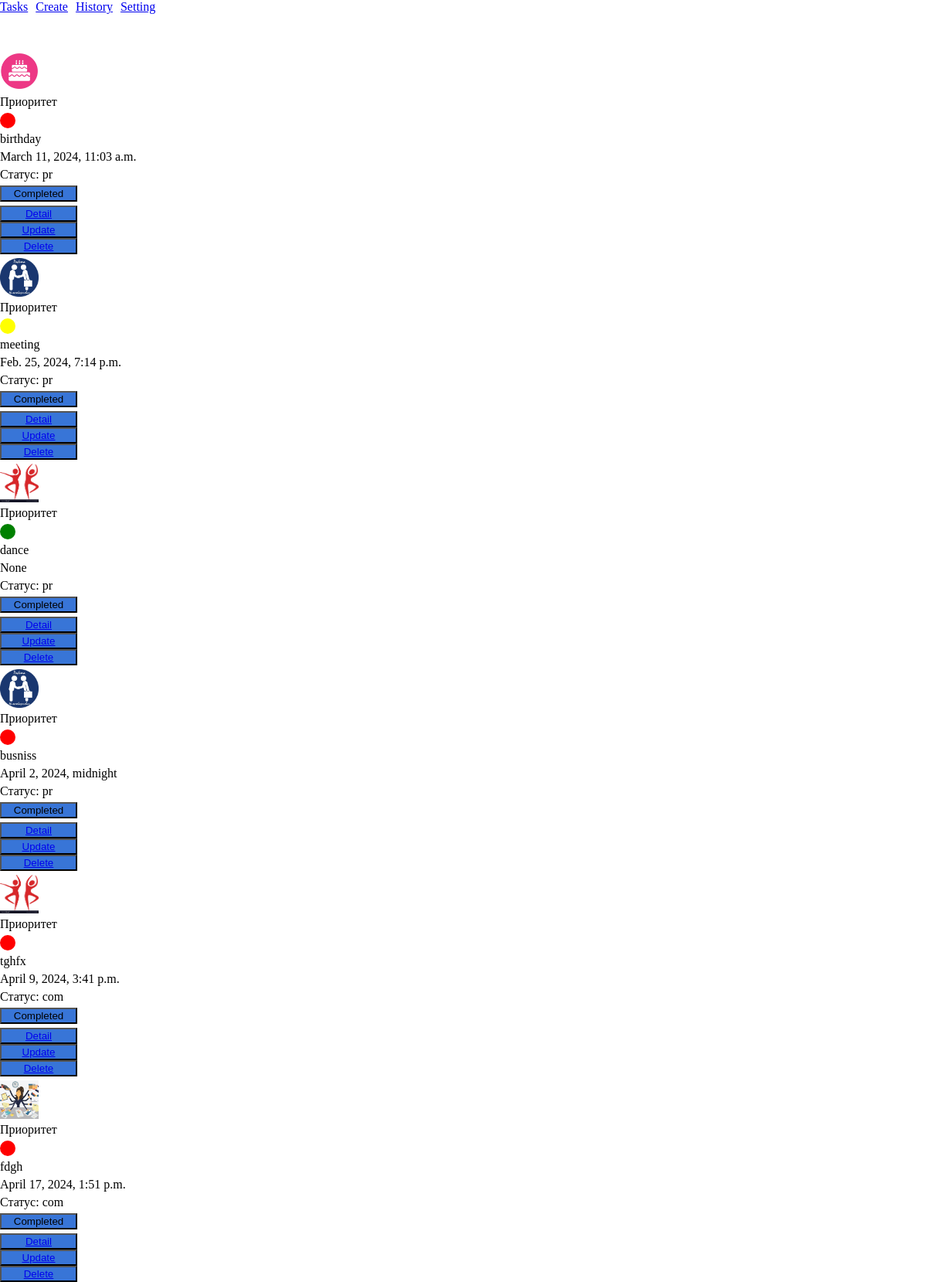
The page / on the database its author committed.
### task/models.py (models this page shows, shortened)
class Task(models.Model):
    title = models.CharField(max_length=255)
    description = models.TextField()
    priority = models.CharField(max_length=10, choices=[('v', 'высокий'), ('s', 'средний'), ('n', "низкий")])
    created_at = models.DateTimeField(auto_now_add=True)
    deadline = models.DateTimeField(null=True, blank=True)
    status = models.CharField(max_length=10, choices=[('в процессе', 'pr' ), ('com', 'закончен')], default='в процессе')
    completed_at = models.DateTimeField(null=True, blank=True)
    image = models.ImageField(upload_to='images/', null=True, blank=True)
    slug = models.SlugField(max_length=20, null=True, blank=True, unique=True)

### task/views.py (the view)
# urls.py: path('', TasklistView.as_view(), name='list_task'),
class TasklistView(ListView):
    model = Task
    template_name = 'task_list.html'
    context_object_name = 'tasks'

### task/templates/task_list.html (shortened to what this page needs)
{% extends 'base.html' %}
{% block content %}
<div class="task">
<content class="yach">
        {% for t in tasks %}
            <img style="height: 50px; width: 50px" src="{{ t.image.url }}">
            <label for="prio">Приоритет</label>
            <div class="circle" name="prio" style="{% if t.priority == 'v' %}
                background-color: red;
                {% elif t.priority == 's' %} background-color:yellow;
                {% elif t.priority == 'n' %} background-color:green;
                {% endif %};">
            </div>
        <p>{{ t.title }}</p>
        <p>{{ t.deadline }}</p>
        <p>Статус: {{ t.status }}</p>
        <form action="{% url 'completed' t.pk %}" method="post">
            <button type="submit">Completed</button>
        </form>
    <div class="button" >
        <button><a href="{% url 'task_detail' t.slug %}">Detail</a></button>
        <button><a href="{% url 'task_update' t.pk %}"> Update </a></button>
        <button><a href="{% url 'task_delete' t.slug %}">  Delete </a></button>
    </div>
    {% endfor %}
</div>
{% endblock %}

### task/templates/base.html (shortened to what this page needs)
<!DOCTYPE html>
{% load static %}
<html lang="en">
<head>
    <link rel="stylesheet" href="{% static 'css/styles.css' %}">
</head>
<body>
<nav class="nav">
  <a href="{% url 'list_task' %}">Tasks </a>
  <a href="{% url 'task_create' %}">Create</a>
  <span><a href="{% url 'history' %}">History</a></span>
  <span><a href="#">Setting</a></span>
</nav>
{% block content %}
{% endblock %}
</body>
</html>

### task/static/css/styles.css (style rules this page uses)
* { margin: 0px; }
.nav { display: inline-flex; gap: 10px; }
.yach { display: flex; flex-direction: column; justify-content: space-between; gap: 5px; margin-top: 50px ; }
.circle { width: 20px; height: 20px; border-radius: 50%; display: inline-block; margin-right: 5px; }
img { width: 100%; height: 100%; }
.button { display: inline-flex; width: 100px; }
div { display: flex; flex-direction: column; }
button { width: 100px; height: auto; background-color: #3875d7; }

### rows shown on the page
Task: image (picture), title "birthday", deadline "March 11, 2024, 11:03 a.m.", status "pr"
Task: image (picture), title "meeting", deadline "Feb. 25, 2024, 7:14 p.m.", status "pr"
Task: image (picture), title "dance", deadline "None", status "pr"
Task: image (picture), title "busniss", deadline "April 2, 2024, midnight", status "pr"
Task: image (picture), title "tghfx", deadline "April 9, 2024, 3:41 p.m.", status "com"
Task: image (picture), title "fdgh", deadline "April 17, 2024, 1:51 p.m.", status "com"
